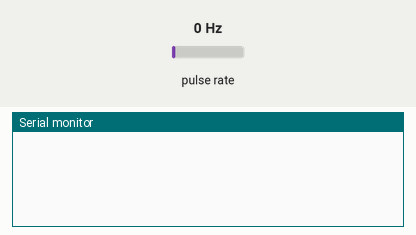
Simulated run of this sketch. Board: Arduino Uno, built with avr-gcc and run on an emulated ATmega328P. On the bench: the last lines printed to the serial monitor. Wiring (inferred from the names in the program): pulse sensor: data pin 11. The test bench sets the inputs (shaded band); at power-on: pulse rate 0 Hz.

Above: at 1.2 s.
1.3 s: pulse rate (sensor on pin 11) set to 4 Hz
At 1.54 s:
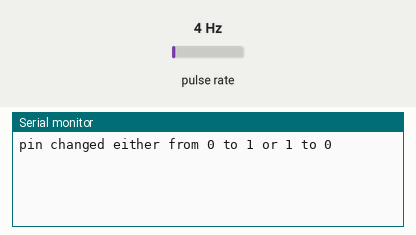
3.4 s: pulse rate (sensor on pin 11) set to 50 Hz
At 3.42 s:
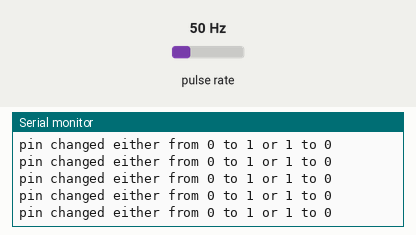

The sketch:

IOInterruptSample.ino
```cpp
#include <PinChangeInt.h>

#define ENCODER_PORT 11

void rising(){
  Serial.println("pin changed from 0 to 1");
}

void falling(){
  Serial.println("pin changed1 to 0");
}

void riseAndFall(){
  Serial.println("pin changed either from 0 to 1 or 1 to 0");
}

void setup(){
  Serial.begin(9600);
  pinMode(ENCODER_PORT,INPUT_PULLUP); // set port as input port

  //Attach interrupt
  //NOTE only function may be attached
  //PCintPort::attachInterrupt(ENCODER_PORT, &rising,RISING);
  //PCintPort::attachInterrupt(ENCODER_PORT, &falling,FALLING);
  PCintPort::attachInterrupt(ENCODER_PORT, &riseAndFall,CHANGE);
}

//useful functions:
//noInterrupts();   //disables interrupts
//interrupts();     //enables interrupts

//remember, beware of race conditions!

void loop(){

}
```

Measured:
- after the input at 1.3 s, the serial monitor: prints a new line after 0.13 s (image 1)
